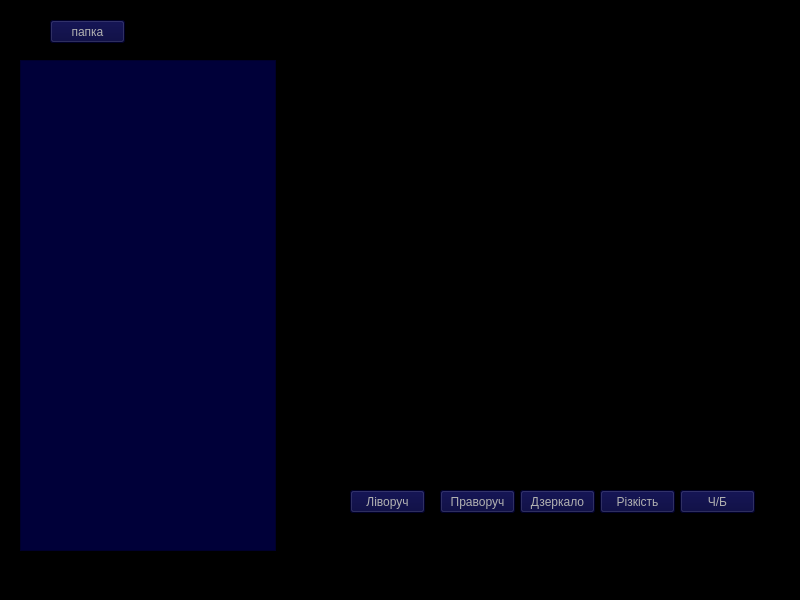
<?xml version="1.0" encoding="UTF-8"?>
<ui version="4.0">
 <class>MainWindow</class>
 <widget class="QMainWindow" name="MainWindow">
  <property name="geometry">
   <rect>
    <x>0</x>
    <y>0</y>
    <width>800</width>
    <height>600</height>
   </rect>
  </property>
  <property name="windowTitle">
   <string>MainWindow</string>
  </property>
  <property name="styleSheet">
   <string notr="true">background:rgb(0, 0, 0);</string>
  </property>
  <widget class="QWidget" name="centralwidget">
   <widget class="QPushButton" name="pushButton">
    <property name="geometry">
     <rect>
      <x>680</x>
      <y>490</y>
      <width>75</width>
      <height>23</height>
     </rect>
    </property>
    <property name="styleSheet">
     <string notr="true">background:rgb(0, 0, 57);
color: rgb(177, 177, 177);</string>
    </property>
    <property name="text">
     <string>Ч/Б</string>
    </property>
   </widget>
   <widget class="QPushButton" name="pushButton_2">
    <property name="geometry">
     <rect>
      <x>600</x>
      <y>490</y>
      <width>75</width>
      <height>23</height>
     </rect>
    </property>
    <property name="styleSheet">
     <string notr="true">background:rgb(0, 0, 57);
color: rgb(177, 177, 177);</string>
    </property>
    <property name="text">
     <string>Різкість</string>
    </property>
   </widget>
   <widget class="QPushButton" name="pushButton_3">
    <property name="geometry">
     <rect>
      <x>520</x>
      <y>490</y>
      <width>75</width>
      <height>23</height>
     </rect>
    </property>
    <property name="styleSheet">
     <string notr="true">background:rgb(0, 0, 57);
color: rgb(177, 177, 177);</string>
    </property>
    <property name="text">
     <string>Дзеркало</string>
    </property>
   </widget>
   <widget class="QPushButton" name="pushButton_4">
    <property name="geometry">
     <rect>
      <x>440</x>
      <y>490</y>
      <width>75</width>
      <height>23</height>
     </rect>
    </property>
    <property name="styleSheet">
     <string notr="true">background:rgb(0, 0, 57);
color: rgb(177, 177, 177);</string>
    </property>
    <property name="text">
     <string>Праворуч</string>
    </property>
   </widget>
   <widget class="QPushButton" name="pushButton_5">
    <property name="geometry">
     <rect>
      <x>350</x>
      <y>490</y>
      <width>75</width>
      <height>23</height>
     </rect>
    </property>
    <property name="styleSheet">
     <string notr="true">background:rgb(0, 0, 57);
color: rgb(177, 177, 177);</string>
    </property>
    <property name="text">
     <string>Ліворуч</string>
    </property>
   </widget>
   <widget class="QListWidget" name="listWidget">
    <property name="geometry">
     <rect>
      <x>20</x>
      <y>60</y>
      <width>256</width>
      <height>491</height>
     </rect>
    </property>
    <property name="styleSheet">
     <string notr="true">background:rgb(0, 0, 57)</string>
    </property>
   </widget>
   <widget class="QPushButton" name="pushButton_6">
    <property name="geometry">
     <rect>
      <x>50</x>
      <y>20</y>
      <width>75</width>
      <height>23</height>
     </rect>
    </property>
    <property name="styleSheet">
     <string notr="true">background: rgb(0, 0, 57);
color: rgb(177, 177, 177)</string>
    </property>
    <property name="text">
     <string>папка</string>
    </property>
   </widget>
   <widget class="QLabel" name="label">
    <property name="geometry">
     <rect>
      <x>300</x>
      <y>40</y>
      <width>471</width>
      <height>431</height>
     </rect>
    </property>
    <property name="styleSheet">
     <string notr="true">color:rgb(0, 0, 0);
</string>
    </property>
    <property name="text">
     <string>картинка</string>
    </property>
   </widget>
  </widget>
  <widget class="QMenuBar" name="menubar">
   <property name="geometry">
    <rect>
     <x>0</x>
     <y>0</y>
     <width>800</width>
     <height>21</height>
    </rect>
   </property>
  </widget>
  <widget class="QStatusBar" name="statusbar"/>
 </widget>
 <resources/>
 <connections/>
</ui>
